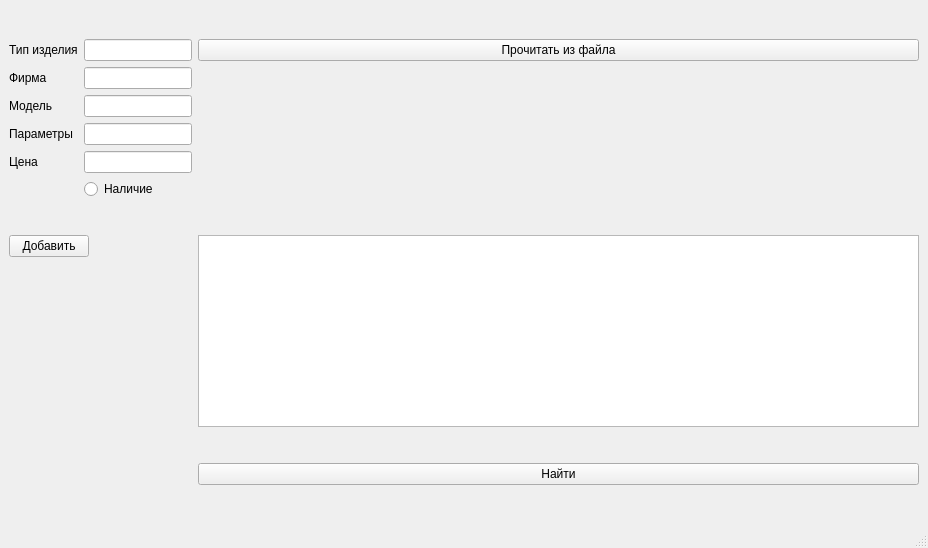
<?xml version="1.0" encoding="UTF-8"?>
<ui version="4.0">
 <class>MainWindow</class>
 <widget class="QMainWindow" name="MainWindow">
  <property name="geometry">
   <rect>
    <x>0</x>
    <y>0</y>
    <width>928</width>
    <height>548</height>
   </rect>
  </property>
  <property name="windowTitle">
   <string>MainWindow</string>
  </property>
  <widget class="QWidget" name="centralwidget">
   <layout class="QFormLayout" name="formLayout">
    <item row="1" column="0">
     <layout class="QFormLayout" name="formLayout_4">
      <item row="0" column="0">
       <widget class="QLabel" name="label">
        <property name="text">
         <string>Тип изделия</string>
        </property>
       </widget>
      </item>
      <item row="0" column="1">
       <widget class="QLineEdit" name="lineEdit"/>
      </item>
      <item row="1" column="0">
       <widget class="QLabel" name="label_2">
        <property name="text">
         <string>Фирма</string>
        </property>
       </widget>
      </item>
      <item row="1" column="1">
       <widget class="QLineEdit" name="lineEdit_2"/>
      </item>
      <item row="2" column="0">
       <widget class="QLabel" name="label_3">
        <property name="text">
         <string>Модель</string>
        </property>
       </widget>
      </item>
      <item row="2" column="1">
       <widget class="QLineEdit" name="lineEdit_3"/>
      </item>
      <item row="3" column="0">
       <widget class="QLabel" name="label_4">
        <property name="text">
         <string>Параметры</string>
        </property>
       </widget>
      </item>
      <item row="3" column="1">
       <widget class="QLineEdit" name="lineEdit_4"/>
      </item>
      <item row="4" column="0">
       <widget class="QLabel" name="label_5">
        <property name="text">
         <string>Цена</string>
        </property>
       </widget>
      </item>
      <item row="4" column="1">
       <widget class="QLineEdit" name="lineEdit_5"/>
      </item>
      <item row="5" column="1">
       <widget class="QRadioButton" name="radioButton">
        <property name="text">
         <string>Наличие</string>
        </property>
       </widget>
      </item>
     </layout>
    </item>
    <item row="1" column="1">
     <widget class="QPushButton" name="readFile">
      <property name="text">
       <string>Прочитать из файла</string>
      </property>
     </widget>
    </item>
    <item row="2" column="1">
     <widget class="QTextEdit" name="itemsTextEdit"/>
    </item>
    <item row="3" column="1">
     <widget class="QPushButton" name="findByModel">
      <property name="text">
       <string>Найти</string>
      </property>
     </widget>
    </item>
    <item row="2" column="0">
     <widget class="QPushButton" name="AddButton">
      <property name="text">
       <string>Добавить</string>
      </property>
     </widget>
    </item>
   </layout>
  </widget>
  <widget class="QMenuBar" name="menubar">
   <property name="geometry">
    <rect>
     <x>0</x>
     <y>0</y>
     <width>928</width>
     <height>21</height>
    </rect>
   </property>
  </widget>
  <widget class="QStatusBar" name="statusbar"/>
 </widget>
 <resources/>
 <connections/>
</ui>
